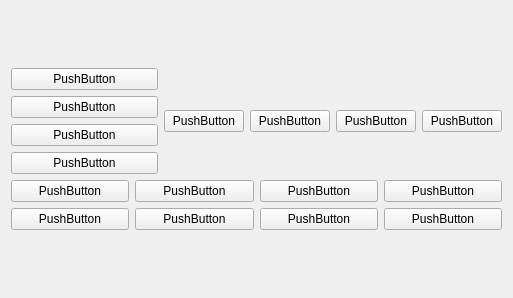
<?xml version="1.0" encoding="UTF-8"?>
<!--
  Output from the Qt Designer
  PyQt6 Course for Beginners - Parwiz Forogh (https://youtu.be/ot94H3-d5d8?t=2664)
  Detailed notes: https://tinyurl.com/y5db3c5c

  Related to:
    - layouts_vbox.py
    - layouts_hbox.py
    - layouts_grid.py
    - layouts_gen.py

  Concepts Introduced:
    - Using Designer with layout controls

-->

<ui version="4.0">
 <class>Form</class>
 <widget class="QWidget" name="Form">
  <property name="geometry">
   <rect>
    <x>0</x>
    <y>0</y>
    <width>513</width>
    <height>298</height>
   </rect>
  </property>
  <property name="windowTitle">
   <string>Form</string>
  </property>
  <layout class="QVBoxLayout" name="verticalLayout_3">
   <item>
    <layout class="QVBoxLayout" name="verticalLayout_2">
     <item>
      <layout class="QHBoxLayout" name="horizontalLayout_2">
       <item>
        <layout class="QVBoxLayout" name="verticalLayout">
         <item>
          <widget class="QPushButton" name="pushButton">
           <property name="text">
            <string>PushButton</string>
           </property>
          </widget>
         </item>
         <item>
          <widget class="QPushButton" name="pushButton_3">
           <property name="text">
            <string>PushButton</string>
           </property>
          </widget>
         </item>
         <item>
          <widget class="QPushButton" name="pushButton_2">
           <property name="text">
            <string>PushButton</string>
           </property>
          </widget>
         </item>
         <item>
          <widget class="QPushButton" name="pushButton_4">
           <property name="text">
            <string>PushButton</string>
           </property>
          </widget>
         </item>
        </layout>
       </item>
       <item>
        <layout class="QHBoxLayout" name="horizontalLayout">
         <item>
          <widget class="QPushButton" name="pushButton_5">
           <property name="text">
            <string>PushButton</string>
           </property>
          </widget>
         </item>
         <item>
          <widget class="QPushButton" name="pushButton_6">
           <property name="text">
            <string>PushButton</string>
           </property>
          </widget>
         </item>
         <item>
          <widget class="QPushButton" name="pushButton_7">
           <property name="text">
            <string>PushButton</string>
           </property>
          </widget>
         </item>
         <item>
          <widget class="QPushButton" name="pushButton_8">
           <property name="text">
            <string>PushButton</string>
           </property>
          </widget>
         </item>
        </layout>
       </item>
      </layout>
     </item>
     <item>
      <layout class="QGridLayout" name="gridLayout">
       <item row="0" column="0">
        <widget class="QPushButton" name="pushButton_9">
         <property name="text">
          <string>PushButton</string>
         </property>
        </widget>
       </item>
       <item row="0" column="1">
        <widget class="QPushButton" name="pushButton_10">
         <property name="text">
          <string>PushButton</string>
         </property>
        </widget>
       </item>
       <item row="0" column="2">
        <widget class="QPushButton" name="pushButton_11">
         <property name="text">
          <string>PushButton</string>
         </property>
        </widget>
       </item>
       <item row="0" column="3">
        <widget class="QPushButton" name="pushButton_12">
         <property name="text">
          <string>PushButton</string>
         </property>
        </widget>
       </item>
       <item row="1" column="0">
        <widget class="QPushButton" name="pushButton_16">
         <property name="text">
          <string>PushButton</string>
         </property>
        </widget>
       </item>
       <item row="1" column="1">
        <widget class="QPushButton" name="pushButton_15">
         <property name="text">
          <string>PushButton</string>
         </property>
        </widget>
       </item>
       <item row="1" column="2">
        <widget class="QPushButton" name="pushButton_13">
         <property name="text">
          <string>PushButton</string>
         </property>
        </widget>
       </item>
       <item row="1" column="3">
        <widget class="QPushButton" name="pushButton_14">
         <property name="text">
          <string>PushButton</string>
         </property>
        </widget>
       </item>
      </layout>
     </item>
    </layout>
   </item>
  </layout>
 </widget>
 <resources/>
 <connections/>
</ui>
